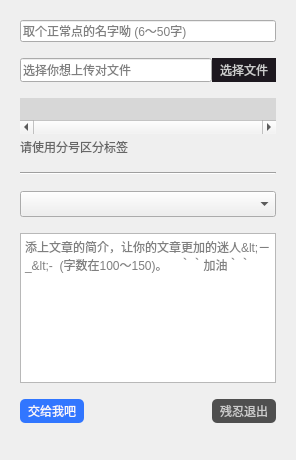
<?xml version="1.0" encoding="UTF-8"?>
<ui version="4.0">
 <class>ArticalUploadDialog</class>
 <widget class="QDialog" name="ArticalUploadDialog">
  <property name="geometry">
   <rect>
    <x>0</x>
    <y>0</y>
    <width>420</width>
    <height>640</height>
   </rect>
  </property>
  <property name="sizePolicy">
   <sizepolicy hsizetype="Fixed" vsizetype="Fixed">
    <horstretch>0</horstretch>
    <verstretch>0</verstretch>
   </sizepolicy>
  </property>
  <property name="minimumSize">
   <size>
    <width>420</width>
    <height>640</height>
   </size>
  </property>
  <property name="windowTitle">
   <string>Dialog</string>
  </property>
  <property name="toolTip">
   <string extracomment="上传文件"/>
  </property>
  <property name="autoFillBackground">
   <bool>true</bool>
  </property>
  <property name="styleSheet">
   <string notr="true">QPushButton{
	min-height:24px;
	background:#1d181f;
	border-radius:5px;
	border:none;
	color:#ccc;
	padding:0px 8px;
}
QPushButton::hover{
	background:#4f4b4f;
}</string>
  </property>
  <layout class="QVBoxLayout" name="verticalLayout">
   <property name="spacing">
    <number>0</number>
   </property>
   <property name="sizeConstraint">
    <enum>QLayout::SetFixedSize</enum>
   </property>
   <property name="leftMargin">
    <number>0</number>
   </property>
   <property name="topMargin">
    <number>0</number>
   </property>
   <property name="rightMargin">
    <number>0</number>
   </property>
   <property name="bottomMargin">
    <number>0</number>
   </property>
   <item>
    <layout class="QVBoxLayout" name="verticalLayout_2">
     <property name="spacing">
      <number>16</number>
     </property>
     <property name="leftMargin">
      <number>20</number>
     </property>
     <property name="topMargin">
      <number>20</number>
     </property>
     <property name="rightMargin">
      <number>20</number>
     </property>
     <property name="bottomMargin">
      <number>12</number>
     </property>
     <item>
      <widget class="QLineEdit" name="titleLine">
       <property name="placeholderText">
        <string>取个正常点的名字呦 (6～50字)</string>
       </property>
      </widget>
     </item>
     <item>
      <layout class="QHBoxLayout" name="horizontalLayout">
       <property name="spacing">
        <number>0</number>
       </property>
       <property name="bottomMargin">
        <number>0</number>
       </property>
       <item>
        <widget class="QLineEdit" name="lineEdit">
         <property name="minimumSize">
          <size>
           <width>0</width>
           <height>24</height>
          </size>
         </property>
         <property name="focusPolicy">
          <enum>Qt::TabFocus</enum>
         </property>
         <property name="styleSheet">
          <string notr="true"/>
         </property>
         <property name="placeholderText">
          <string>选择你想上传对文件</string>
         </property>
        </widget>
       </item>
       <item>
        <widget class="QPushButton" name="fileBtn">
         <property name="styleSheet">
          <string notr="true">border-radius:0px;</string>
         </property>
         <property name="text">
          <string>选择文件</string>
         </property>
        </widget>
       </item>
      </layout>
     </item>
     <item>
      <layout class="QVBoxLayout" name="verticalLayout_4">
       <property name="spacing">
        <number>4</number>
       </property>
       <property name="bottomMargin">
        <number>0</number>
       </property>
       <item>
        <widget class="QScrollArea" name="scrollArea">
         <property name="sizePolicy">
          <sizepolicy hsizetype="Expanding" vsizetype="Fixed">
           <horstretch>0</horstretch>
           <verstretch>0</verstretch>
          </sizepolicy>
         </property>
         <property name="maximumSize">
          <size>
           <width>16777215</width>
           <height>36</height>
          </size>
         </property>
         <property name="styleSheet">
          <string notr="true">QScrollBar{
height:4px;
}
QScrollBar::handle{
	height:4px;
	background:#e37b40;
}
QScrollArea{border:none;border-radius:9px;}</string>
         </property>
         <property name="verticalScrollBarPolicy">
          <enum>Qt::ScrollBarAlwaysOff</enum>
         </property>
         <property name="horizontalScrollBarPolicy">
          <enum>Qt::ScrollBarAlwaysOn</enum>
         </property>
         <property name="sizeAdjustPolicy">
          <enum>QAbstractScrollArea::AdjustToContentsOnFirstShow</enum>
         </property>
         <property name="widgetResizable">
          <bool>true</bool>
         </property>
         <widget class="QWidget" name="scrollAreaWidgetContents">
          <property name="geometry">
           <rect>
            <x>0</x>
            <y>0</y>
            <width>378</width>
            <height>28</height>
           </rect>
          </property>
          <property name="sizePolicy">
           <sizepolicy hsizetype="Preferred" vsizetype="Fixed">
            <horstretch>0</horstretch>
            <verstretch>0</verstretch>
           </sizepolicy>
          </property>
          <property name="styleSheet">
           <string notr="true"/>
          </property>
          <layout class="QVBoxLayout" name="verticalLayout_3">
           <property name="spacing">
            <number>0</number>
           </property>
           <property name="leftMargin">
            <number>0</number>
           </property>
           <property name="topMargin">
            <number>0</number>
           </property>
           <property name="rightMargin">
            <number>0</number>
           </property>
           <property name="bottomMargin">
            <number>0</number>
           </property>
           <item>
            <widget class="LabelFrame" name="labelFrame">
             <property name="minimumSize">
              <size>
               <width>0</width>
               <height>28</height>
              </size>
             </property>
             <property name="focusPolicy">
              <enum>Qt::TabFocus</enum>
             </property>
             <property name="styleSheet">
              <string notr="true">border:none;background:#d7d7d7;</string>
             </property>
             <property name="frameShape">
              <enum>QFrame::StyledPanel</enum>
             </property>
             <property name="frameShadow">
              <enum>QFrame::Raised</enum>
             </property>
            </widget>
           </item>
          </layout>
         </widget>
        </widget>
       </item>
       <item>
        <widget class="QLabel" name="label_3">
         <property name="styleSheet">
          <string notr="true">color:#666;</string>
         </property>
         <property name="text">
          <string>请使用分号区分标签</string>
         </property>
        </widget>
       </item>
      </layout>
     </item>
     <item>
      <widget class="Line" name="line">
       <property name="orientation">
        <enum>Qt::Horizontal</enum>
       </property>
      </widget>
     </item>
     <item>
      <widget class="QComboBox" name="typeCom">
       <property name="minimumSize">
        <size>
         <width>0</width>
         <height>26</height>
        </size>
       </property>
       <property name="styleSheet">
        <string notr="true"/>
       </property>
      </widget>
     </item>
     <item>
      <widget class="QTextEdit" name="tipEdit">
       <property name="maximumSize">
        <size>
         <width>16777215</width>
         <height>150</height>
        </size>
       </property>
       <property name="placeholderText">
        <string>添上文章的简介，让你的文章更加的迷人&lt;－_&lt;-  (字数在100～150)。　｀｀加油｀｀</string>
       </property>
      </widget>
     </item>
     <item>
      <layout class="QHBoxLayout" name="horizontalLayout_2">
       <property name="bottomMargin">
        <number>25</number>
       </property>
       <item>
        <widget class="QPushButton" name="postBtn">
         <property name="minimumSize">
          <size>
           <width>0</width>
           <height>24</height>
          </size>
         </property>
         <property name="styleSheet">
          <string notr="true">background:#3176ff;color:#f9f9f9;</string>
         </property>
         <property name="text">
          <string>交给我吧</string>
         </property>
        </widget>
       </item>
       <item>
        <spacer name="horizontalSpacer">
         <property name="orientation">
          <enum>Qt::Horizontal</enum>
         </property>
         <property name="sizeHint" stdset="0">
          <size>
           <width>40</width>
           <height>20</height>
          </size>
         </property>
        </spacer>
       </item>
       <item>
        <widget class="QPushButton" name="quitBtn">
         <property name="minimumSize">
          <size>
           <width>0</width>
           <height>24</height>
          </size>
         </property>
         <property name="styleSheet">
          <string notr="true">background:#4f4f4f;</string>
         </property>
         <property name="text">
          <string>残忍退出</string>
         </property>
        </widget>
       </item>
      </layout>
     </item>
    </layout>
   </item>
  </layout>
 </widget>
 <customwidgets>
  <customwidget>
   <class>LabelFrame</class>
   <extends>QFrame</extends>
   <header>widget/frame/labelframe.h</header>
   <container>1</container>
  </customwidget>
 </customwidgets>
 <resources/>
 <connections/>
</ui>
